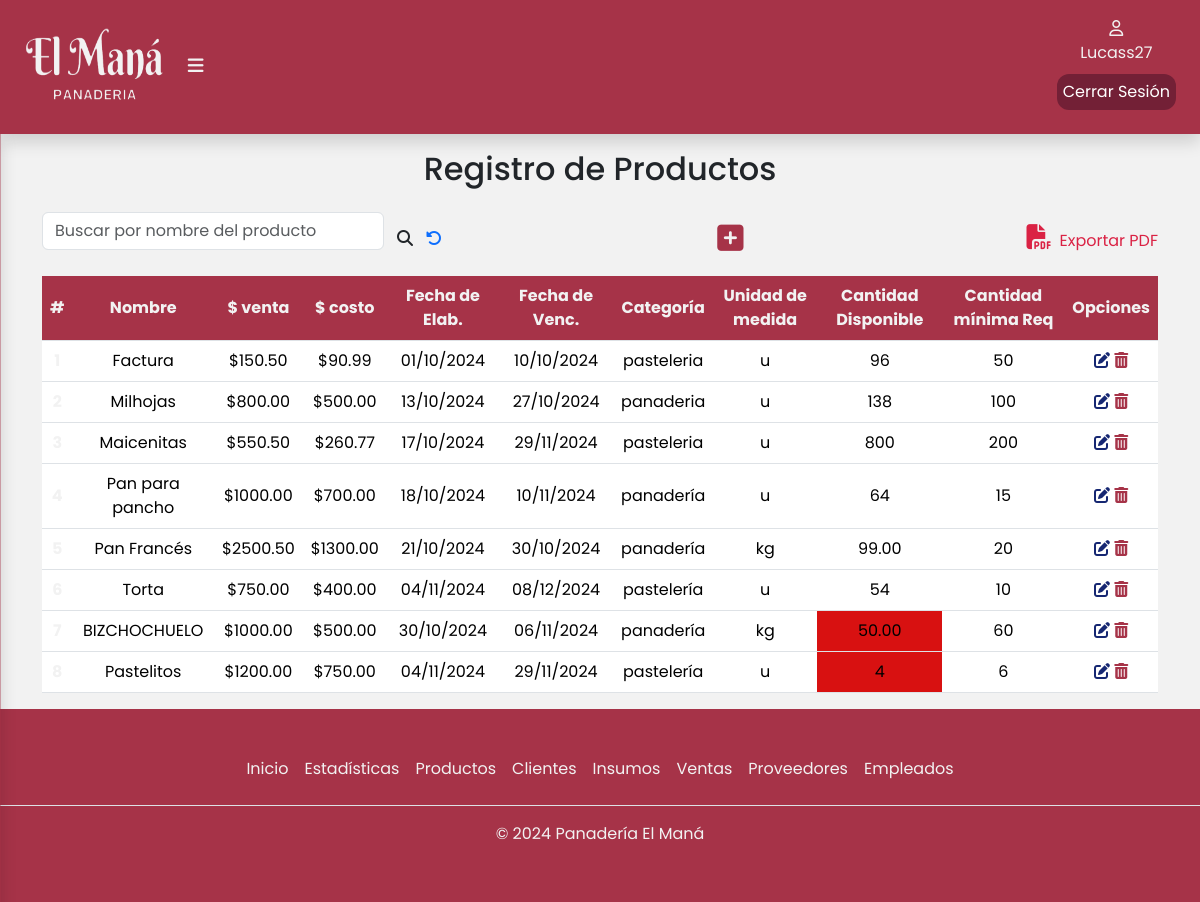
The app's page /productos/ (signed in) with its own data.
### apps/productos/models.py (models this page shows, shortened)
class Producto(models.Model):
    CATEGORIAS = [
        ('panadería','Panadería'),
        ('pastelería','Pastelería'),
    ]
    UNIDADES_MEDIDA = [
        ('kg', 'Kilogramos'),
        ('g', 'Gramos'),
        ('l', 'Litros'),
        ('ml', 'Mililitros'),
        ('u', 'Unidades'),
        ('paq', 'Paquete'),
        ('caja', 'Caja'),
        ('taza', 'Taza'),
        ('otro', 'Otro'),
    ]
    nombre = models.CharField(max_length=50,blank=False,null=False)
    precioDeVenta = models.DecimalField(max_digits=10, decimal_places=2,blank=False,null=False)
    precioDeCosto = models.DecimalField(max_digits=10, decimal_places=2,blank=False,null=False)
    fechaDeElaboracion = models.DateField(blank=False,null=False)
    fechaDeVencimiento = models.DateField(blank=False,null=False)
    categoria = models.CharField(max_length=15,choices=CATEGORIAS,blank=False,null=False)
    unidadDeMedida = models.CharField(max_length=10,choices=UNIDADES_MEDIDA,blank=False,null=False,default='unidad')
    cantidadDisponible = models.DecimalField(max_digits=10, decimal_places=2,blank=False,null=False)
    cantidadMinRequerida = models.PositiveIntegerField(blank=False,null=False)

### apps/productos/views.py (the view)
# urls.py: path('productos/',include('apps.productos.urls')),
def productos(request):
    productos = Producto.objects.all()  # Obtén todos los productos de la base de datos
    return render(request, 'productos/productos.html', {'productos': productos})

### apps/productos/templates/productos/productos.html (shortened to what this page needs)
{% extends 'base/base.html' %}
{% load static %}
{% block contenido %}
<div class="container" id="container-tabla">
    <div class="col-12">
        <h2 class="text-center pb-3">Registro de Productos</h2>
        <div class="busqueda d-flex">
            <form class="d-flex align-items-center justify-content-center" role="search" method="POST" action="{% url 'productos:buscarProducto' %}">
                <input class="form-control mb-3" type="search" placeholder="Buscar por nombre del producto" aria-label="buscar" name="busqueda" value="{{ busqueda|default:'' }}" />
                <button class="btn" type="submit">
                    <i class="fa-solid fa-magnifying-glass" style="font-size: 16px"></i>
                </button>
                <a href="{% url 'productos:productos' %}"><i class="fa-solid fa-rotate-left"></i></a>
            </form>
        <a href="{% url 'productos:agregarProducto' %}"><i class="fa-solid fa-square-plus" title="Agregar producto" style="font-size: 30px"></i></a>
        <a class="expPdf" href="#" data-bs-toggle="modal" data-bs-target="#pdfModal"><i class="fa-solid fa-file-pdf px-2" style="font-size: 25px"></i>Exportar PDF</a>
        </div>
        <div class="table-responsive">
            <table class="table">
                <thead class="bg-table">
                    <tr>
                        <th scope="col">#</th>
                        <th scope="col">Nombre</th>
                        <th scope="col">$ venta</th>
                        <th scope="col">$ costo</th>
                        <th scope="col">Fecha de Elab.</th>
                        <th scope="col">Fecha de Venc.</th>
                        <th scope="col">Categoría</th>
                        <th scope="col">Unidad de medida</th>
                        <th scope="col">Cantidad Disponible</th>
                        <th scope="col">Cantidad mínima Req</th>
                        <th scope="col">Opciones</th>
                    </tr>
                </thead>
                <tbody>
                    {% for producto in productos %}
                        <tr>
                            <th scope="row">{{ forloop.counter }}</th>
                            <td>{{ producto.nombre }}</td>
                            <td>${{ producto.precioDeVenta }}</td>
                            <td>${{ producto.precioDeCosto }}</td>
                            <td>{{ producto.fechaDeElaboracion|date:"d/m/Y" }}</td>
                            <td>{{ producto.fechaDeVencimiento|date:"d/m/Y" }}</td>
                            <td>{{ producto.categoria }}</td>
                            <td>{{ producto.unidadDeMedida }}</td>
                            {% if producto.cantidadDisponible <= producto.cantidadMinRequerida|add:10 %}
                                <td style="background-color: #d81111;">
                                    {% if producto.unidadDeMedida == 'kg' or producto.unidadDeMedida == 'l' %}
                                        {{ producto.cantidadDisponible|floatformat:2 }}
                                    {% else %}
                                        {{ producto.cantidadDisponible|floatformat:0 }}
                                    {% endif %}
                                </td>
                            {% else %}
                                <td>
                                    {% if producto.unidadDeMedida == 'kg' or producto.unidadDeMedida == 'l' %}
                                        {{ producto.cantidadDisponible|floatformat:2 }}
                                    {% else %}
                                        {{ producto.cantidadDisponible|floatformat:0 }}
                                    {% endif %}
                                </td>
                            {% endif %}
                            <td>{{ producto.cantidadMinRequerida }}</td>
                            <td>
                                <a href="{% url 'productos:editarProducto' producto.id %}" class="icon-link">
                                    <i class="fa-solid fa-pen-to-square" title="Editar" data-bs-toggle="modal" data-bs-target="#exampleModal"></i>
                                </a>
                                <a href="{% url 'productos:eliminarProducto' producto.id %}" class="icon-link">
                                    <i class="fa-solid fa-trash-can" title="Eliminar" data-bs-toggle="modal" data-bs-target="#deleteModal"></i>
                                </a>
                            </td>
                        </tr>
                    {% empty %}
                        <tr>
                            <td colspan="12">No hay productos disponibles.</td>
                        </tr>
                    {% endfor %}
                </tbody>
            </table>
        </div>
    </div>
</div>
{% endblock %}

### templates/base/base.html (shortened to what this page needs)
{% load static %}
<!DOCTYPE html>
<html lang="en">
<head>
  <link href="https://cdn.jsdelivr.net/npm/bootstrap@5.3.3/dist/css/bootstrap.min.css" rel="stylesheet"
 />
  <link rel="stylesheet" href="{% static 'css/estilos.css' %}" />
</head>
<body>
  <header>
        <div class="container-fluid shadow">
          <div class="logo">
            <a href="{% url 'inicio:index' %}">
              <img class="logopng" src="{% static 'img/isologo.png' %}" alt="Logo Panadería El Maná" width="140px" height="80px" /></a>
            {% if user.is_authenticated %}
              <label for="btn-menu"><i class="fa-solid fa-bars"></i></label>
            {% endif %}
          </div>
          {% if user.is_authenticated %}
          <div class="d-flex flex-column align-items-center justify-content-center">
            <div class="usuario d-flex flex-column align-items-center justify-content-center">
                <a href="#">
                  <i class="fa-regular fa-user"></i>
                  <p>{{user.username}}</p>
                </a>
            </div>
              <a href="{% url 'inicio:logout' %} " id="cerrarSesion">Cerrar Sesión</a>
          </div>
          {% endif %}
        </div>
  </header>
  {% block contenido %}
  {% endblock %}
  <div class="container-footer">
    <footer class="footer py-3 my-4">
      {% if user.is_authenticated %}
      <ul class="nav justify-content-center border-bottom pb-3 mb-3">
        {% if user.is_superuser %}
          <li class="nav-item">
            <a href="{% url 'inicio:index' %}" class="nav-link px-2">Inicio</a>
          </li>
          <li class="nav-item">
            <a href="{% url 'estadisticas:estadisticas_ventas' %}" class="nav-link px-2">Estadísticas</a>
          </li>
          <li class="nav-item">
            <a href="{% url 'productos:productos' %}" class="nav-link px-2">Productos</a>
          </li>
          <li class="nav-item">
            <a href="{% url 'ventas:listadoMayoristas' %}" class="nav-link px-2">Clientes</a>
          </li>
          <li class="nav-item">
            <a href="{% url 'productos:insumos' %}" class="nav-link px-2">Insumos</a>
          </li>
          <li class="nav-item">
            <a href="{% url 'ventas:ventas' %}" class="nav-link px-2">Ventas</a>
          </li>
          <li class="nav-item">
            <a href="{% url 'pedidos:proveedores' %}" class="nav-link px-2">Proveedores</a>
          </li>
          <li class="nav-item">
            <a href="{% url 'usuarios:empleados' %}" class="nav-link px-2">Empleados</a>
          </li>
        {% endif %}
      </ul>
      <p class="text-center">© 2024 Panadería El Maná</p>
      {% else %}
        <p class="text-center">© 2024 Panadería El Maná</p>
      {% endif %}
    </footer>
  </div>
</body>
</html>

### static/css/estilos.css (style rules this page uses)
body { display: flex; flex-direction: column; min-height: 100vh; margin: 0; font-family: Poppins, sans-serif; background-color: #f2f2f2; }
.container-fluid { position: fixed; background-color: #a63348; padding: 1.5rem; margin-top: auto; display: flex; align-items: center; justify-content: space-between; z-index: 1000; }
.logo { font-size: large; font-weight: 700; padding-right: 5px; }
.usuario { width: 50px; height: 50px; text-align: center; justify-items: center; }
.usuario a { color: #f2f2f2; text-decoration: none; }
.logo .fa-solid { padding-left: 20px; cursor: pointer; }
.container-fluid .logo label i { color: #f2f2f2; }
.container-fluid .usuario { color: #f2f2f2; }
.container-footer { margin-top: auto; background-color: #a63348; color: #f2f2f2; }
.container-footer .footer .nav .nav-item .nav-link { color: #f2f2f2; }
#container-tabla { padding-top: 150px; }
table { text-align: center; }
th, td { vertical-align: middle; }
.bg-table { --bs-table-bg: #a63348; }
.expPdf { text-decoration: none; color: #da2244; }
.busqueda { justify-content: space-between; align-items: center; margin-bottom: 10px; }
.fa-pen-to-square { color: #162772; }
.icon-link { text-decoration: none; }
.fa-trash-can { color: #a63348; }
#cerrarSesion { text-decoration: none; color:#ffffff; background-color:#732036; border-radius: 12px; padding: 6px; }
.fa-square-plus,.fa-eye, .fa-list-check { color: #a63348; }
.table th { color: #f2f2f2; }

### records on screen
Producto: nombre "Factura", precioDeVenta "150.50", precioDeCosto "90.99", fechaDeElaboracion "01/10/2024", fechaDeVencimiento "10/10/2024", categoria "pasteleria", unidadDeMedida "u", cantidadDisponible "96", cantidadMinRequerida "50"
Producto: nombre "Milhojas", precioDeVenta "800.00", precioDeCosto "500.00", fechaDeElaboracion "13/10/2024", fechaDeVencimiento "27/10/2024", categoria "panaderia", unidadDeMedida "u", cantidadDisponible "138", cantidadMinRequerida "100"
Producto: nombre "Maicenitas", precioDeVenta "550.50", precioDeCosto "260.77", fechaDeElaboracion "17/10/2024", fechaDeVencimiento "29/11/2024", categoria "pasteleria", unidadDeMedida "u", cantidadDisponible "800", cantidadMinRequerida "200"
Producto: nombre "Pan para pancho", precioDeVenta "1000.00", precioDeCosto "700.00", fechaDeElaboracion "18/10/2024", fechaDeVencimiento "10/11/2024", categoria "panadería", unidadDeMedida "u", cantidadDisponible "64", cantidadMinRequerida "15"
Producto: nombre "Pan Francés", precioDeVenta "2500.50", precioDeCosto "1300.00", fechaDeElaboracion "21/10/2024", fechaDeVencimiento "30/10/2024", categoria "panadería", unidadDeMedida "kg", cantidadDisponible "99.00", cantidadMinRequerida "20"
Producto: nombre "Torta", precioDeVenta "750.00", precioDeCosto "400.00", fechaDeElaboracion "04/11/2024", fechaDeVencimiento "08/12/2024", categoria "pastelería", unidadDeMedida "u", cantidadDisponible "54", cantidadMinRequerida "10"
Producto: nombre "BIZCHOCHUELO", precioDeVenta "1000.00", precioDeCosto "500.00", fechaDeElaboracion "30/10/2024", fechaDeVencimiento "06/11/2024", categoria "panadería", unidadDeMedida "kg", cantidadDisponible "50.00", cantidadMinRequerida "60"
Producto: nombre "Pastelitos", precioDeVenta "1200.00", precioDeCosto "750.00", fechaDeElaboracion "04/11/2024", fechaDeVencimiento "29/11/2024", categoria "pastelería", unidadDeMedida "u", cantidadDisponible "4", cantidadMinRequerida "6"

### other values on screen
{{ user.username }} "Lucass27"
